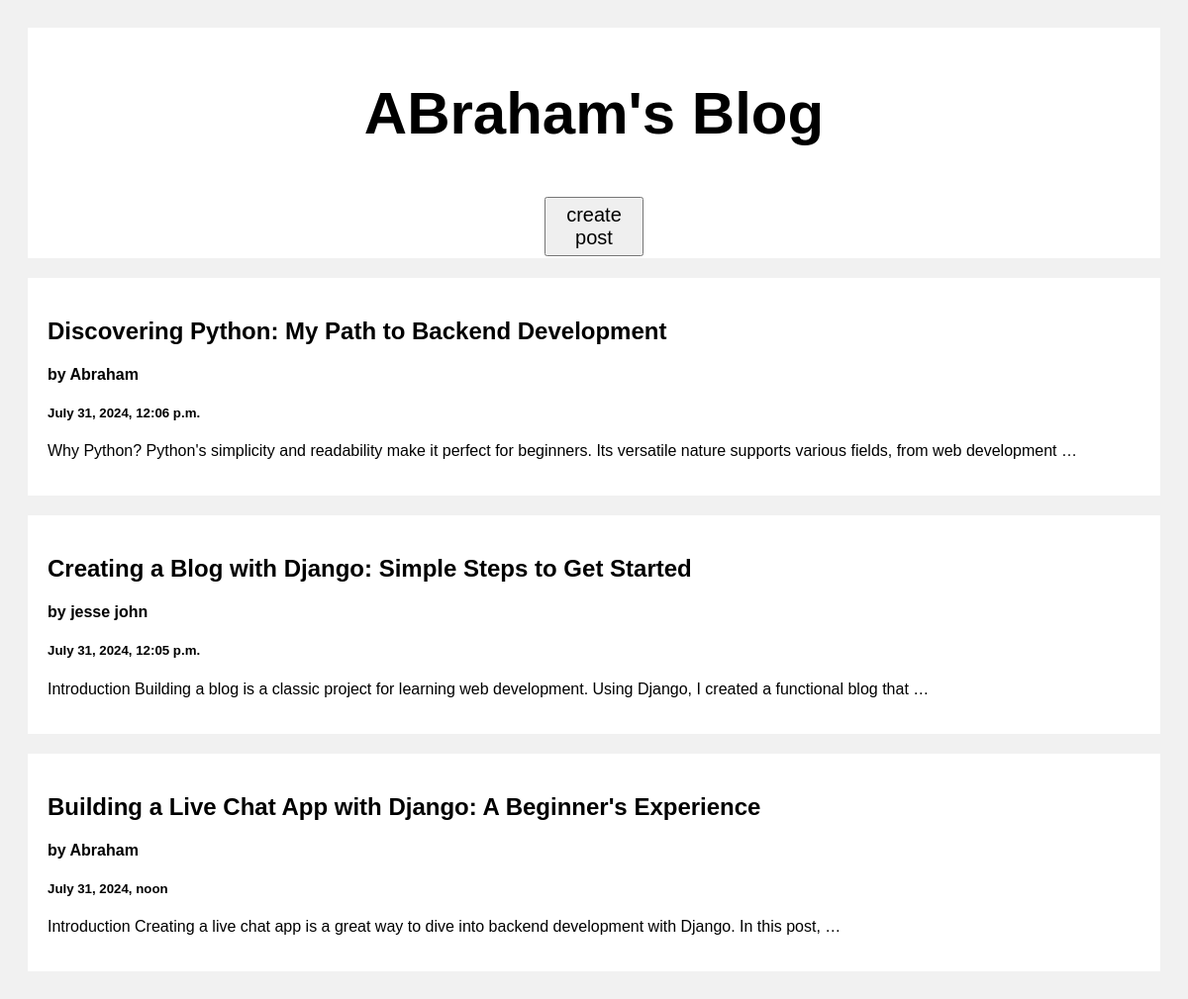
The page / on the database its author committed.
### posts/models.py (models this page shows)
class Post(models.Model):
    author = models.CharField(max_length=100)
    title = models.CharField(max_length=100)
    body = models.CharField(max_length=10000000)
    date_created = models.DateTimeField(default=datetime.now,blank=True)

### posts/views.py (the view)
# urls.py: path("", views.index, name="index"),
def index(request):
    posts = Post.objects.all()
    return render(request,"index.html",{"posts":posts})

### templates/index.html (shortened to what this page needs)
<!DOCTYPE html>
<html>
<head>
</head>
<body>
<div class="header">
  <h2>ABraham's Blog</h2>
  <a style="text-decoration: none; color: ; float:center;" href="create_post"><button style="font-size: 20px; height: 60px;width: 100px; ">create post</button> </a>
</div>
<div class="row">
  <div class="leftcolumn">
    {%for post in posts reversed%}
    <div class="card">
      <a style="text-decoration: none; color: black; " href="/post{{post.id}}">
        <h2>{{post.title}}</h2>
        <h4>by {{post.author}}</h4>
        <h5>{{post.date_created}}</h5>
        <p>{{post.body|truncatewords:20}}</p>
      </a>
    </div>
    {%endfor%}
  </div>
</div>
</body>
</html>

### templates/index.html (style rules this page uses)
* { box-sizing: border-box; }
body { font-family: Arial; padding: 20px; background: #f1f1f1; }
.header { padding: 2px; font-size: 40px; text-align: center; background: white; }
.leftcolumn { float: left; width: 100%; }
.card { background-color: white; padding: 20px; margin-top: 20px; }
.row:after { content: ""; display: table; clear: both; }

### rows shown on the page
Post: title "Discovering Python: My Path to Backend Development", author "Abraham", date_created "July 31, 2024, 12:06 p.m.", body "Why Python? Python's simplicity and readability make it perfect for beginners. Its versatile nature supports various fields, from web development …"
Post: title "Creating a Blog with Django: Simple Steps to Get Started", author "jesse john", date_created "July 31, 2024, 12:05 p.m.", body "Introduction Building a blog is a classic project for learning web development. Using Django, I created a functional blog that …"
Post: title "Building a Live Chat App with Django: A Beginner's Experience", author "Abraham", date_created "July 31, 2024, noon", body "Introduction Creating a live chat app is a great way to dive into backend development with Django. In this post, …"
